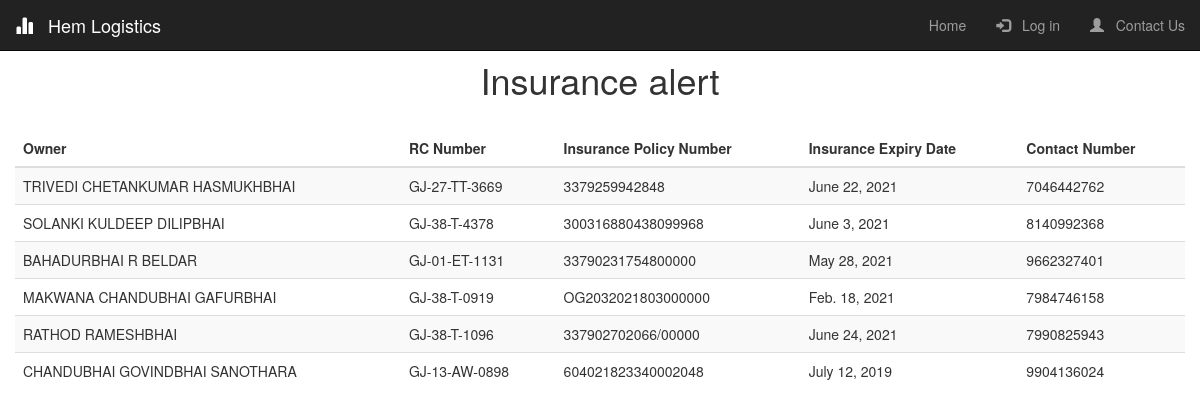
/Insurance_Notifications/, run on an earlier commit of the app's database.
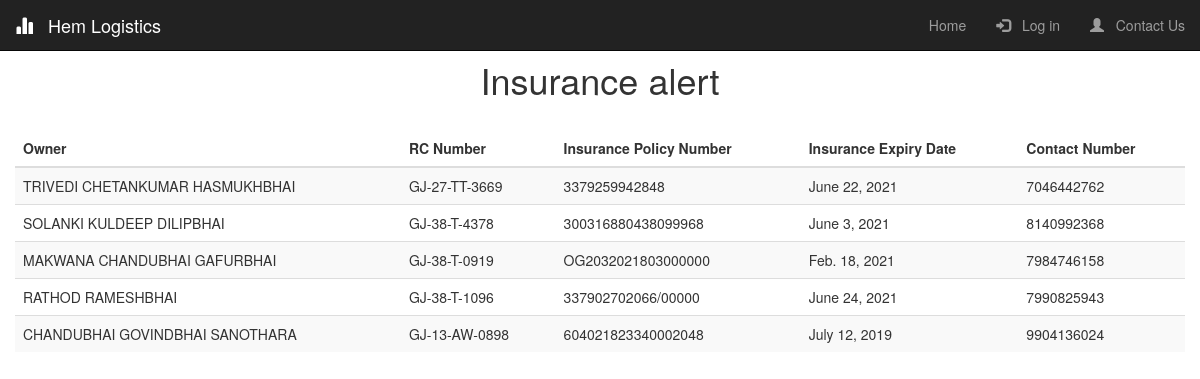
And on a later commit of the database.
### logistics/models.py (models this page shows, shortened)
class Vehicle(models.Model):
    Owner  = models.CharField(max_length=50, verbose_name="Owner's Name")
    RC_number = models.CharField(unique =True, verbose_name="RC Number", max_length=13, validators=[MinLengthValidator(12,message = "Invalid RC Number"), RegexValidator('([A-Z]{2})+-([0-9]{1})+-[A-Z]+-[0-9]{4}',message = "Use proper formatting")])
    PAN_number = models.CharField(verbose_name="PAN Number", max_length=10, validators=[MinLengthValidator(10,message = "Invalid PAN Number")])
    Type = models.CharField(verbose_name="Type of Vehicle", choices=TYPE_CHOICES, max_length=10)
    Other = models.CharField(blank = True,verbose_name='',max_length=10)
    Insurance_policy_number = models.CharField(max_length=25)
    PUC_expiry_date = models.DateField()
    Insurance_expiry_date = models.DateField(validators=[date_validate])#,input_formats = ['%d/%m/%Y'])
    Safety_equipments = models.BooleanField(default=False)
    GPS = models.BooleanField(default=False)
    Contact_number = models.CharField(max_length=10,validators=[MinLengthValidator(10,message = "Invalid Contact Number"),RegexValidator('([0-9]{10})',message="Should be numeric values only")])
    Notifications = models.BooleanField(verbose_name="Notifications Needed", default=True)
    Insurance_expired = models.BooleanField(default=False)
    PUC_expired = models.BooleanField(default=False)
    Available = models.BooleanField(default=True)
    def save(self, *args, **kwargs):
        if(self.Other):
            self.Other = self.Other.upper()
        self.Owner = self.Owner.upper()
        super(Vehicle, self).save(*args, **kwargs)

### logistics/views.py (the view)
# urls.py: path('Insurance_Notifications/', logistics_view.insurance_notifications, name ='Insurance_Notifications'),
def insurance_notifications(request):
	check_expiry_insurance()
	insurance = Vehicle.objects.filter(Insurance_expired=True)
	return render(request,'insurance_notifications.html',{'title':'Notifications', 'insurance':insurance})

### logistics/helper_functions.py (called while the page is built)
def check_expiry_insurance():
    vehicles = Vehicle.objects.all()
    for vehicle in vehicles:
        if (vehicle.Insurance_expiry_date - now().date())<timedelta(days=15):
            vehicle.Insurance_expired=True
        else:
            vehicle.Insurance_expired=False
        vehicle.save()

### logistics/templates/insurance_notifications.html (shortened to what this page needs)
{% extends "index.html" %}
{% load crispy_forms_tags %}
{% block start %}
<link rel="stylesheet" type="text/css" href="https://cdn.datatables.net/1.10.24/css/jquery.dataTables.css">
<h1 style="text-align: center; padding-top: 20px;"> Insurance alert</h1>
<table id = "insurance_table" class="table table-striped">
    <thead class="thead-dark">
    <tr>
        <th >Owner</th>
        <th>RC Number</th>
        <th>Insurance Policy Number</th>
        <th>Insurance Expiry Date</th>
        <th>Contact Number</th>
    </tr>
    </thead>
    <tbody>
{% for x in insurance %}
    <tr>
        <td>{{ x.Owner }}</td>
        <td id="{{ x.id }}">{{ x.RC_number }}</td>
        <td>{{ x.Insurance_policy_number }}</td>
        <td>{{ x.Insurance_expiry_date }}</td>
        <td>{{ x.Contact_number }}</td>
    </tr>
{% endfor %}
    </tbody>
</table>
{% endblock start %}

What changed in the data, as far as the page shows it:
removed Vehicle: Owner "BAHADURBHAI R BELDAR", RC_number "GJ-01-ET-1131", Insurance_policy_number "33790231754800000", Insurance_expiry_date "May 28, 2021", Contact_number "9662327401"
